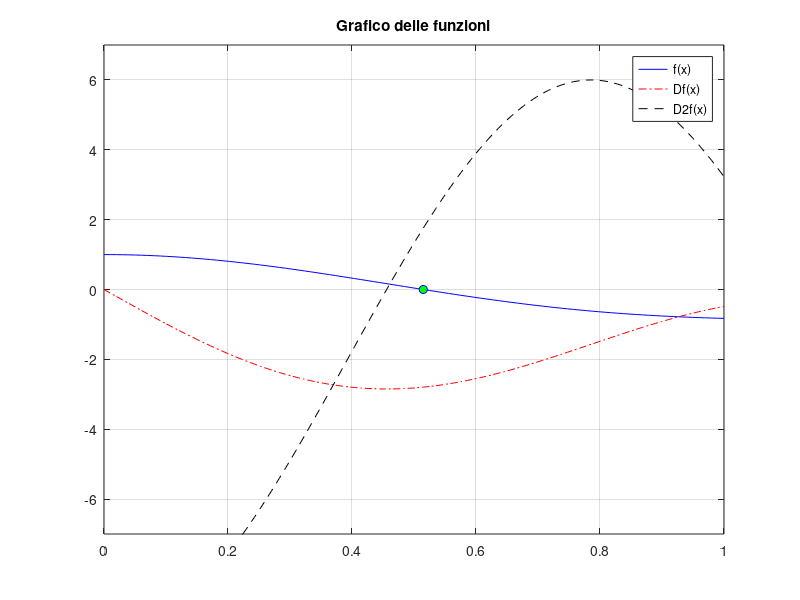

The MATLAB source for this figure: (Note: this script raises an error after producing the figure.)
clear all;
close all;
clc

f = @(x) cos(2*x).^2 - x.^2;

x0 = 0.1;
tol = 1e-8;
nMax = 1000;
a = 0; b = 1;

x = linspace(a,b,100);

Df = @(x) -2*sin(4*x) - 2*x;
D2f = @(x) -8*cos(4*x) - 2;

sol = fzero(f,0.5);

figure(1)
plot(x,f(x),'b')
hold on
plot(x,Df(x),'-.r')
plot(x,D2f(x),'--k')
plot(sol,f(sol),'bo', 'MarkerFaceColor','g')
legend('f(x)','Df(x)','D2f(x)')
axis([a b -7 7])
grid on
title('Grafico delle funzioni')

[xC,xallC,iterC] = corde(f,a,b,x0,tol,nMax);
[xB,xallB,iterB] = bisezione(f,a,b,tol,nMax);
[xN,xallN,iterN] = newton(f,Df,x0,tol,nMax);
[xS,xallS,iterS] = schroeder(f,Df,D2f,x0,tol,nMax);

fprintf('\n \t Iterate metodo della corda:  %d', iterC)
fprintf('\n \t Iterate metodo di bisezione: %d', iterB)
fprintf('\n \t Iterate metodo di Newton:    %d', iterN)
fprintf('\n \t Iterate metodo di Schroeder: %d \n', iterS)

errC = abs(sol-xallC);
errB = abs(sol-xallB);
errN = abs(sol-xallN);
errS = abs(sol-xallS);

figure(2)
semilogy(1:iterC,errC,'o-b')
hold on;
semilogy(1:iterB,errB,'o-r')
legend('Errore corde', 'Errore bisezione')

figure(3)
semilogy(1:iterN,errN,'o-b')
hold on;
semilogy(1:iterS,errS,'o-r')
legend('Errore Newton', 'Errore Schroeder')

fprintf('\n \t Soluzione ottenuta con il metodo di Schroeder: %1.6f \n',xS)
